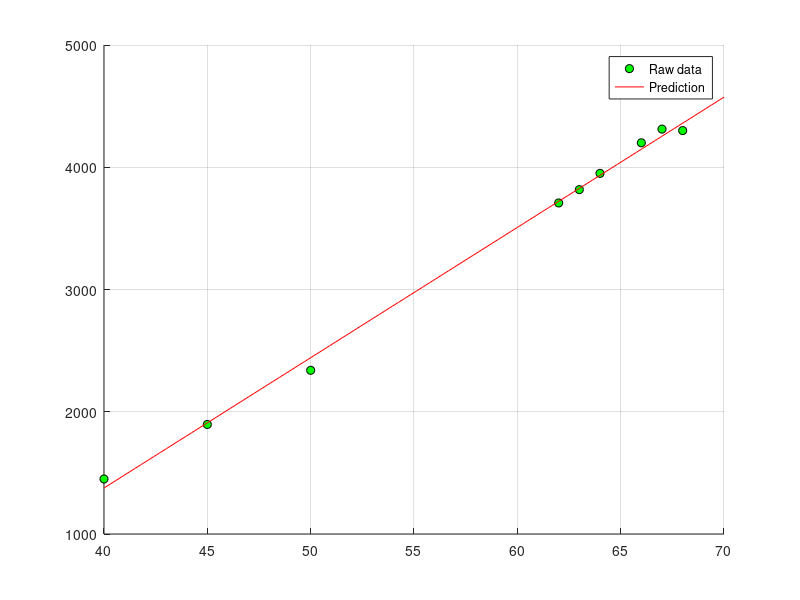

Recreate this plot in MATLAB.
clc;
clear all;
close all;

weights = [40 63 62 68 64 45 50 66 67];
JHI = [1450 3817 3708 4300 3950 1896 2339 4200 4312];


t1 = @(a, x) a(1) * x + a(2);
p0 = [40, 1450];
result = lsqcurvefit(t1, p0, weights, JHI);

xAxis = linspace(40, 70);


figure;
hold on;
grid on;
plot(weights, JHI, 'ko', 'MarkerFaceColor', 'green');
plot(xAxis, t1(result, xAxis), '-r'); 

legend('Raw data', 'Prediction', 'Van Lam');